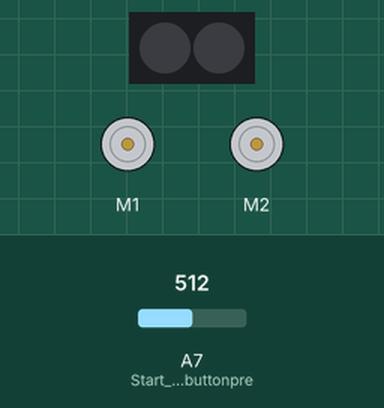
Simulated run of this sketch. Board: Arduino Nano, built with avr-gcc and run on an emulated ATmega328P. Shown: 2 × DC motor (green arrow = forward, orange = backward, longer = faster), 2 RGB LEDs in strip order, left to right. Inputs (shaded band) come from the test bench; at power-on: A7 (Start_Code_when_buttonpre) = 512.

Above: at 0.8 s.
0.9 s: A7 (Start_Code_when_buttonpre) set to 0
At 1.8 s:
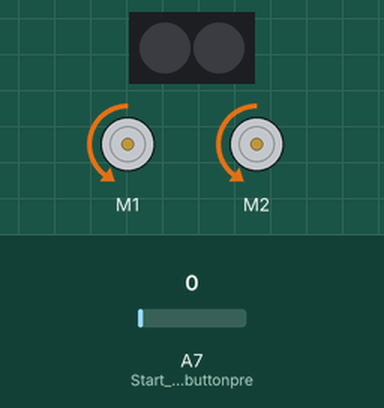
At 2.4 s:
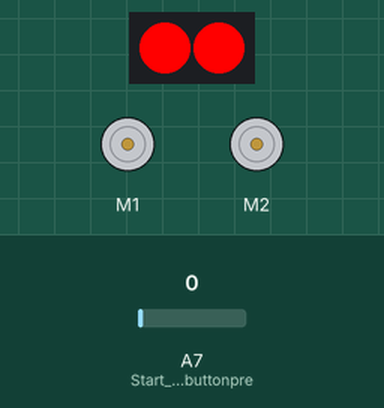
Timing chart, 0 to 3.9 s (numbered marks = the images above; inputs shaded):
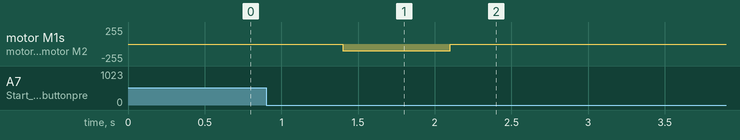

The sketch:

Test_full_battery.ino
```cpp
#include <Arduino.h>
#include <MeMCore.h>

MeDCMotor motor1(M1);
MeDCMotor motor2(M2);
MeRGBLed led(0,30);


void stop(int y){
  led.setColor(255,0,0);
  motor1.stop();
  motor2.stop();
  led.show();
  delay(y);
}

void moveForward(int x){
  //1.6 second of 100 speed moves mbot 12 inches
  delay(500);
  motor1.run(-97);
  motor2.run(100);
  led.setColor(0,255,0);
  led.show();
  delay(133*x);
  stop(0);

}

void turnLeft(){
  led.setColor(255,0,0);
  delay(500);
  motor1.run(100);
  motor2.run(100);
  led.show();
  delay(490);
  motor1.stop();
  motor2.stop();
  led.show();
  delay(2460);
}

void turnRight(){
  led.setColor(255,0,0);
  delay(500);
  motor1.run(-100);
  motor2.run(-100);
  delay(700);
  led.show();
  motor1.stop();
  motor2.stop();
  led.show();
  delay(2465);
}


void setup() {
  pinMode(A7, INPUT);//Start Code when buttonpressed
  while(analogRead(A7) != 0);
  led.setpin(13);
  turnRight();

}

void loop() {
  // put your main code here, to run repeatedly:

}
```

Measured:
- after the input at 0.9 s, motor M1, motor M2: stopped → backward 100/255 after 0.50 s, → stopped 0.70 s later
